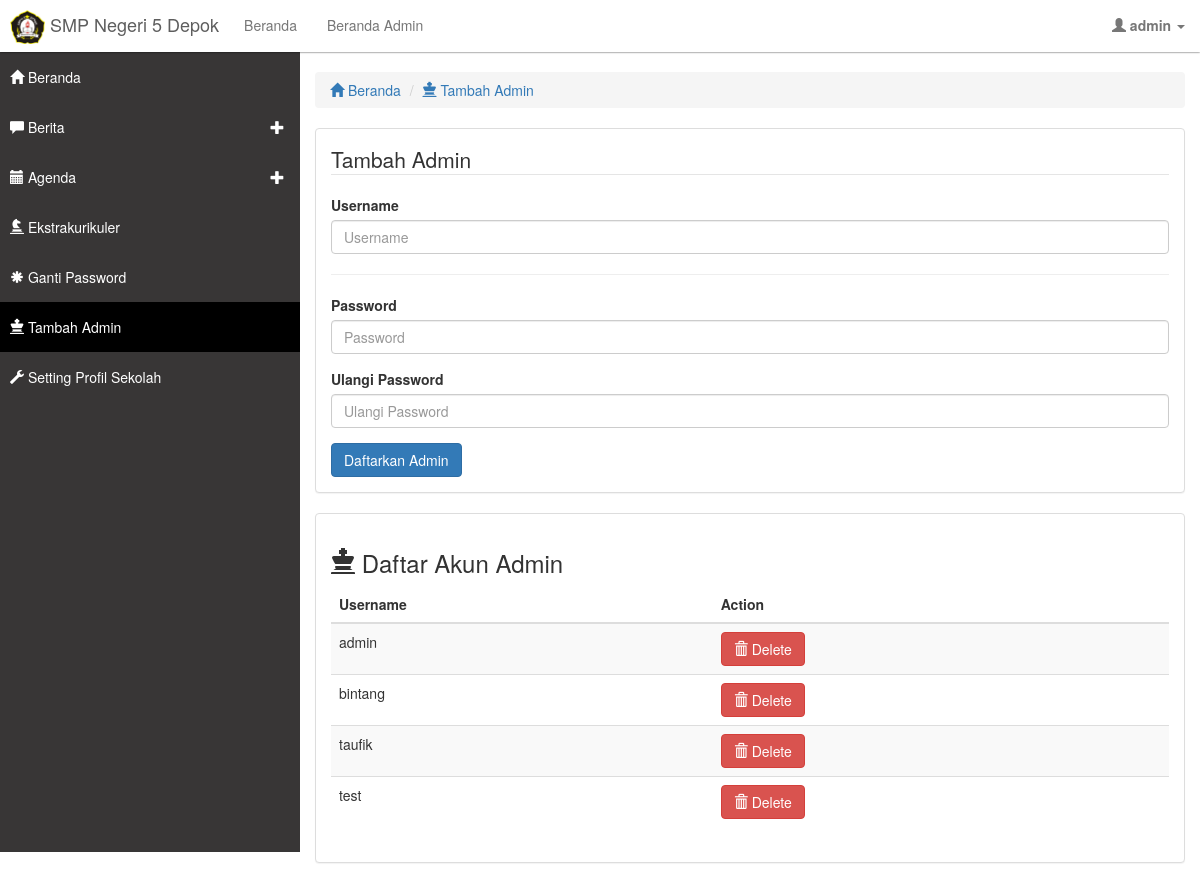
Screenshot of /admin/addadmin.php (signed in) with the database file from the repository.
### tables this page shows
CREATE TABLE IF NOT EXISTS `tb_user` (
  `user_id` varchar(10) NOT NULL,
  `password` varchar(20) NOT NULL,
  `level` tinyint(1) NOT NULL
);

### admin/addadmin.php (the view, shortened to what this page needs)
<?php require '../config.php';
$sql = "SELECT user_id FROM tb_user";
$admin = $conn->query($sql);
?>
<!DOCTYPE html>
<html>
	<head>
		<link href="../css/bootstrap.min.css" rel="stylesheet">
		<link href="../css/style.css" rel="stylesheet">
		<link href="style.css" rel="stylesheet">
	</head>
	<body>
	<?php require 'navbar.php'; ?>
	<div class="fluid">
		<?php require 'menu.php'; ?>
		<div class="col-xs-12 col-sm-9 col-md-9 col-lg-9">
			<br>
			<ol class="breadcrumb">
			  <li><a href="index.php"><span class="glyphicon glyphicon-home"></span> Beranda</a></li>
			  <li><a href="addadmin.php.php"><span class="glyphicon glyphicon-king"></span> Tambah Admin</a></li>
			</ol>
			<div class="panel panel-default">
				<div class="panel-body">
				   <form action="addadmin.php" method="POST" role="form">
				   	<legend>Tambah Admin</legend>
				   	<div class="form-group">
				   		<label for="username">Username</label>
				   		<input type="text" class="form-control" name="username" placeholder="Username">
				   	</div>
				   <hr>
				   <div class="form-group">
				   		<label for="username">Password</label>
				   		<input type="password" class="form-control" name="pass1" placeholder="Password">
				   	</div>
				   	<div class="form-group">
				   		<label for="username">Ulangi Password</label>
				   		<input type="password" class="form-control" name="pass2" placeholder="Ulangi Password">
				   	</div>
				   	<input type="submit" name="tambahadmin" class="btn btn-primary" value="Daftarkan Admin">
				   </form>
				</div>
			</div>
			<div class="panel panel-default">
				<div class="panel-body">
				   <h3><span class="glyphicon glyphicon-king" aria-hidden="true"></span> Daftar Akun Admin</h3>
				   <table class="table table-hover table-striped">
				   	<thead>
				   		<tr>
				   			<th>Username</th>
				   			<th>Action</th>
				   		</tr>
				   	</thead>
				   	<tbody>
				   		<?php for ($index=0; $index < $admin->num_rows ; $index++) {
				   				$admin->data_seek($index);
				   				$adminlist = $admin->fetch_array(MYSQLI_ASSOC);
				   		?>
				   		<tr>
				   			<td><?php echo $adminlist['user_id']; ?></td>
				   			<td><a href="addadmin.php?del=true&user=<?php echo $adminlist['user_id'];; ?>" class="btn btn-danger"><span class="glyphicon glyphicon-trash" aria-hidden="true"></span> Delete</a></td>
				   		</tr>
				   		<?php } ?>
				   	</tbody>
				   </table>
				</div>
			</div>
		</div>
	</div>
	</body>
</html>

### admin/style.css (style rules this page uses)
body { margin-top: 52px; }

### rows the page displays
tb_user: user_id "admin"
tb_user: user_id "bintang"
tb_user: user_id "taufik"
tb_user: user_id "test"

### other values shown
$sekolah "SMP Negeri 5 Depok"
$_SESSION['user'] "admin"
